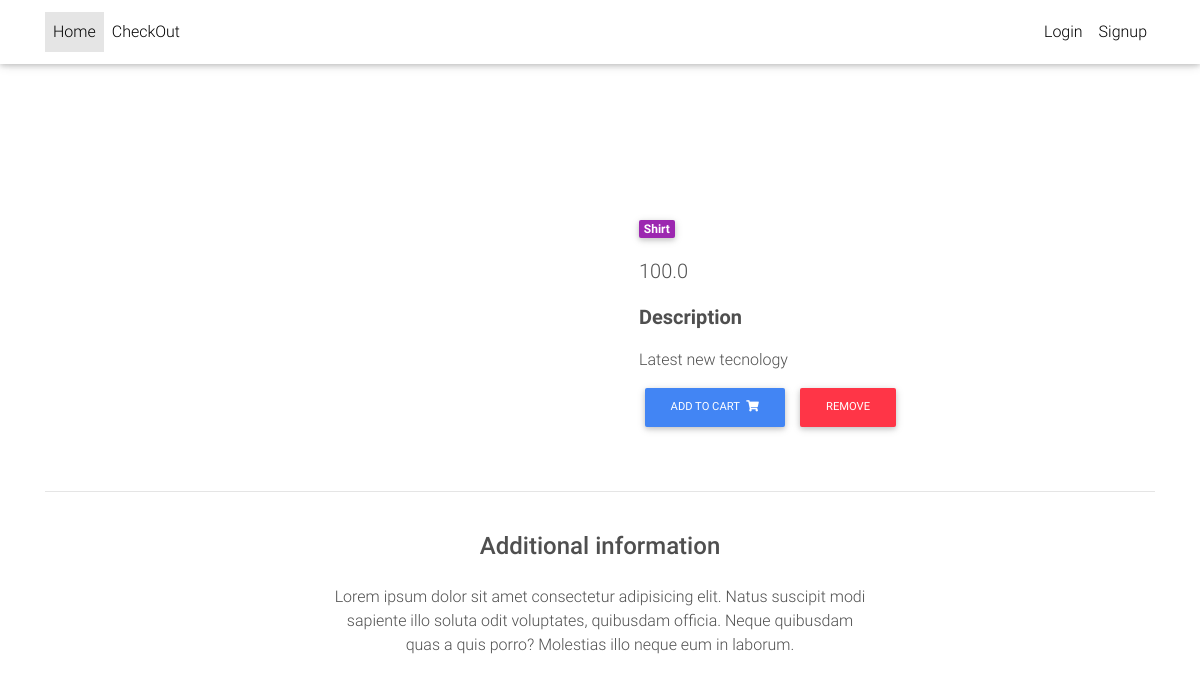
The app's page /product/test-product-3/ with its own data.
### core/models.py (models this page shows, shortened)
class Items(models.Model):
    title=models.CharField(max_length=100);
    price=models.FloatField();
    discount_price=models.FloatField(blank=True,null=True);
    category=models.CharField(choices=CATEGRIES_CHOICES,max_length=2);
    label=models.CharField(choices=LABEL_CHOICES,max_length=1);
    slug=models.SlugField();
    description=models.TextField(default="Latest new tecnology");
    def get_add_to_cart_url(self):
        return reverse("core:add-to-cart",kwargs={
            'slug':self.slug
        })
    def get_remove_from_cart_url(self):
        return reverse("core:remove-from-cart",kwargs={
            'slug':self.slug
        })

### core/views.py (the view)
# urls.py: path('product/<slug>/', ItemDetailView.as_view(), name='product'),
class ItemDetailView(DetailView):
    model=Items
    template_name="product.html"

### templates/product.html (shortened to what this page needs)
{% load static %}
{% include "base.html" %}
<!DOCTYPE html>
<html lang="en">
<body>
  <main class="mt-5 pt-4">
    <div class="container dark-grey-text mt-5">
      <div class="row wow fadeIn">
        <div class="col-md-6 mb-4">
        </div>
        <div class="col-md-6 mb-4">
          <div class="p-4">
            <div class="mb-3">
              <a href="">
                <span class="badge purple mr-1">{{ object.get_category_display}}</span>
              </a>
            </div>
            <p class="lead">
              {% if object.discount_price %}
              <span class="mr-1">
                <del>{{ object.price }}</del>
              </span>
              <span>{{ object.discount_price }}</span>
              {% else %}
              <span>{{ object.price }}</span>
              {% endif %}
            </p>
            <p class="lead font-weight-bold">Description</p>
            <p>{{ object.description }}</p>
            <a href="{{ object.get_add_to_cart_url }}" class="btn btn-primary btn-md my-0 p">Add to cart
              <i class="fas fa-shopping-cart ml-1"></i>
            </a>
            <a href="{{ object.get_remove_from_cart_url }}" class="btn btn-danger btn-md my-0 p">Remove
            </a>
          </div>
        </div>
      </div>
      <hr>
      <div class="row d-flex justify-content-center wow fadeIn">
        <div class="col-md-6 text-center">
          <h4 class="my-4 h4">Additional information</h4>
          <p>Lorem ipsum dolor sit amet consectetur adipisicing elit. Natus suscipit modi sapiente illo soluta odit
            voluptates,
            quibusdam officia. Neque quibusdam quas a quis porro? Molestias illo neque eum in laborum.</p>
        </div>
      </div>
      <div class="row wow fadeIn">
        <div class="col-lg-4 col-md-12 mb-4">
        </div>
        <div class="col-lg-4 col-md-6 mb-4">
        </div>
        <div class="col-lg-4 col-md-6 mb-4">
        </div>
      </div>
    </div>
  </main>
</body>
</html>

### templates/base.html (style rules this page uses)
html, body, header, .carousel { height: 60vh; }

### records on screen
Items: category "Shirt", price "100.0", description "Latest new tecnology"
